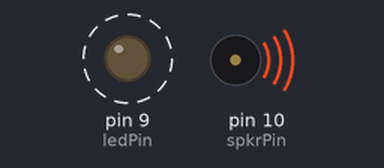
Bench run of a sketch on a simulated Arduino Uno, built with avr-gcc and run on an emulated ATmega328P. Shown: output pins drawn as LEDs (lit = HIGH), buzzer (waves = sounding). Dashed ring = blinking.

Above: at 0.15 s.
Timing chart, 0 to 13.0 s (numbered marks = the images above):
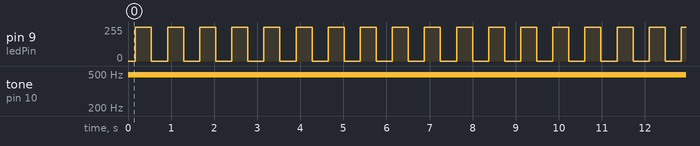

The sketch:

sine.ino
```cpp
int ledPin = 9;    // LED connected to digital pin 9
int spkrPin = 10;

void setup() {
  // nothing happens in setup
}

long long i = 0;
void loop()
{
  float x = float(i)/100.0;
  short s = short((sin(x) + 1.0) * 127.0);
  analogWrite(ledPin, s);
  analogWrite(spkrPin, s);
  delay(1);
  ++i;
}
```

Measured:
- by itself, pin 9 (ledPin): alternates 253/255 for 0.37 s and 0/255 for 0.37 s
- by itself, tone on pin 10 (spkrPin): silent → 490 Hz at 0.00 s
